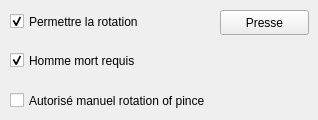
     <widget class="QWidget" name="tab_2">
      <attribute name="title">
       <string>Robot settings</string>
      </attribute>
      <widget class="QCheckBox" name="deadMan_check">
       <property name="geometry">
        <rect>
         <x>10</x>
         <y>50</y>
         <width>151</width>
         <height>21</height>
        </rect>
       </property>
       <property name="text">
        <string>Homme mort requis</string>
       </property>
       <property name="checked">
        <bool>true</bool>
       </property>
      </widget>
      <widget class="QCheckBox" name="toolAngle_check">
       <property name="geometry">
        <rect>
         <x>10</x>
         <y>10</y>
         <width>151</width>
         <height>23</height>
        </rect>
       </property>
       <property name="text">
        <string>Permettre la rotation</string>
       </property>
       <property name="checked">
        <bool>true</bool>
       </property>
      </widget>
      <widget class="QCheckBox" name="toolOrientation_check">
       <property name="geometry">
        <rect>
         <x>10</x>
         <y>90</y>
         <width>231</width>
         <height>21</height>
        </rect>
       </property>
       <property name="text">
        <string>Autorisé manuel rotation of pince</string>
       </property>
       <property name="checked">
        <bool>false</bool>
       </property>
      </widget>
      <widget class="QPushButton" name="press_Button">
       <property name="geometry">
        <rect>
         <x>220</x>
         <y>10</y>
         <width>89</width>
         <height>25</height>
        </rect>
       </property>
       <property name="text">
        <string>Presse</string>
       </property>
      </widget>
     </widget>
